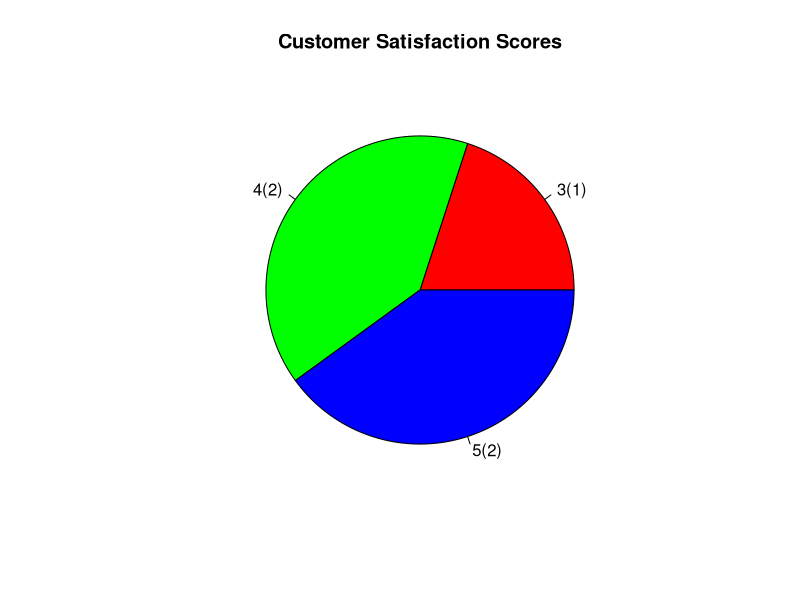

Recreate this plot in R.
# Customer Data
customer <- data.frame(
  Satisfaction = c(4,5,3,4,5)
)

# Count Satisfaction Scores
score <- table(customer$Satisfaction)

# Pie Chart
pie(
  score,
  labels = paste(names(score), "(", score, ")", sep = ""),
  main = "Customer Satisfaction Scores",
  col = rainbow(length(score))
)
